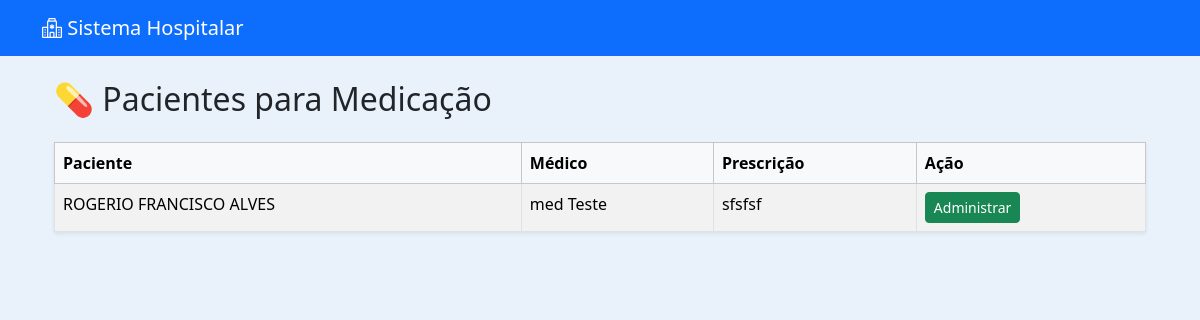
/tecnico/medicacao/ (signed in), run on an earlier commit of the app's database.
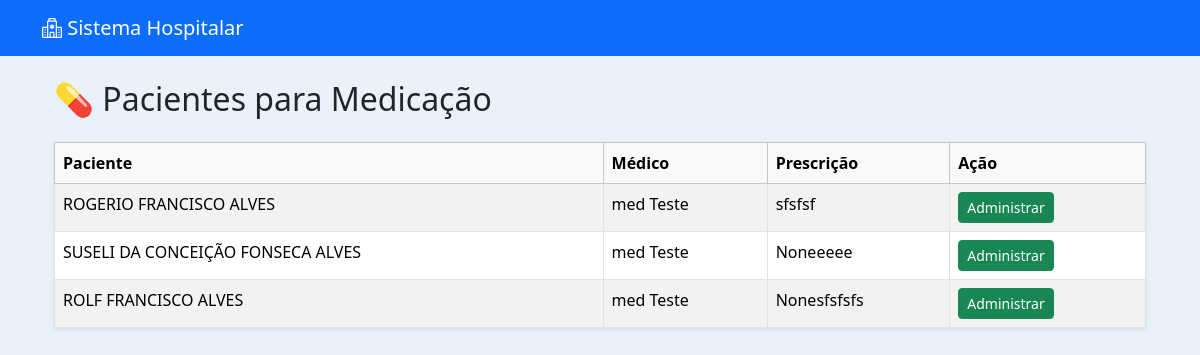
And on a later commit of the database.
### medico/models.py (models this page shows, shortened)
class Atendimento(models.Model):
    paciente = models.ForeignKey(
        Paciente,
        on_delete=models.CASCADE
    )
    medico = models.ForeignKey(
        Usuario,
        on_delete=models.SET_NULL,  # ⚠ Melhor que CASCADE
        null=True,
        related_name="atendimentos_realizados"
    )
    triagem = models.OneToOneField(
        Triagem,
        on_delete=models.CASCADE
    )
    diagnostico = models.TextField(blank=True, null=True)
    prescricao = models.TextField(blank=True, null=True)
    observacoes = models.TextField(blank=True, null=True)
    DECISAO_CHOICES = [
        ("dispensar", "Dispensar"),
        ("medicacao", "Medicação"),
        ("internacao", "Internação"),
        ("exames", "Exames"),
    ]
    decisao = models.CharField(
        max_length=20,
        choices=DECISAO_CHOICES,
        blank=True,
        null=True
    )
    medicacao_aplicada = models.BooleanField(default=False)
    tecnico_aplicou = models.ForeignKey(
        Usuario,
        on_delete=models.SET_NULL,
        null=True,
        blank=True,
        related_name="medicacoes_aplicadas"
    )
    horario_medicacao = models.DateTimeField(
        null=True,
        blank=True
    )
    data_atendimento = models.DateTimeField(auto_now_add=True)
    finalizado = models.BooleanField(default=False)

### pacientes/models.py (models this page shows, shortened)
class Paciente(models.Model):
    nome = models.CharField(max_length=100)
    nome_social = models.CharField(max_length=100, blank=True, null=True)
    nome_mae = models.CharField(max_length=100)
    nome_pai = models.CharField(max_length=100, blank=True, null=True)
    cpf = models.CharField(
        max_length=14,
        unique=True,
        validators=[
            RegexValidator(
                r'^\d{3}\.\d{3}\.\d{3}-\d{2}$',
                'CPF inválido! Use XXX.XXX.XXX-XX'
            )
        ]
    )
    data_nascimento = models.DateField()
    SEXO_BIOLOGICO_CHOICES = [
        ('M', 'Masculino'),
        ('F', 'Feminino'),
        ('I', 'Intersexo'),
    ]
    sexo_biologico = models.CharField(max_length=1, choices=SEXO_BIOLOGICO_CHOICES)
    identidade_genero = models.CharField(max_length=50)
    orientacao_sexual = models.CharField(max_length=50)
    NACIONALIDADE_CHOICES = [
        ('BRASILEIRA', 'Brasileira'),
        ('ARGENTINA', 'Argentina'),
        ('BOLIVIANA', 'Boliviana'),
        ('CHILENA', 'Chilena'),
        ('COLOMBIANA', 'Colombiana'),
        ('PARAGUAIA', 'Paraguaia'),
        ('PERUANA', 'Peruana'),
        ('URUGUAIA', 'Uruguaia'),
        ('VENEZUELANA', 'Venezuelana'),
        ('OUTRA', 'Outra'),
    ]
    nacionalidade = models.CharField(
        max_length=20,
        choices=NACIONALIDADE_CHOICES,
        default='BRASILEIRA'
    )
    naturalidade = models.CharField(max_length=100)
    RACA_COR_CHOICES = [
        ('BRANCA', 'Branca'),
        ('PRETA', 'Preta'),
        ('PARDA', 'Parda'),
        ('AMARELA', 'Amarela'),
        ('INDIGENA', 'Indígena'),
    ]
    raca_cor = models.CharField(max_length=10, choices=RACA_COR_CHOICES)
    ESTADO_CIVIL_CHOICES = [
        ('SOLTEIRO', 'Solteiro(a)'),
        ('CASADO', 'Casado(a)'),
        ('DIVORCIADO', 'Divorciado(a)'),
        ('VIUVO', 'Viúvo(a)'),
        ('UNIAO_ESTAVEL', 'União Estável'),
    ]
    estado_civil = models.CharField(max_length=20, choices=ESTADO_CIVIL_CHOICES)
    ESCOLARIDADE_CHOICES = [
        ('SEM_INSTRUCAO', 'Sem instrução'),
        ('FUNDAMENTAL_INCOMPLETO', 'Fundamental incompleto'),
        ('FUNDAMENTAL_COMPLETO', 'Fundamental completo'),
        ('MEDIO_INCOMPLETO', 'Médio incompleto'),
        ('MEDIO_COMPLETO', 'Médio completo'),
        ('SUPERIOR_INCOMPLETO', 'Superior incompleto'),
        ('SUPERIOR_COMPLETO', 'Superior completo'),
        ('POS_GRADUACAO', 'Pós-graduação'),
        ('MESTRADO', 'Mestrado'),
        ('DOUTORADO', 'Doutorado'),
    ]
    escolaridade = models.CharField(max_length=30, choices=ESCOLARIDADE_CHOICES)
    profissao = models.CharField(max_length=50)
    rg = models.CharField(max_length=20)
    orgao_emissor = models.CharField(max_length=10)
    UF_CHOICES = [
        ('AC','AC'), ('AL','AL'), ('AP','AP'), ('AM','AM'),
        ('BA','BA'), ('CE','CE'), ('DF','DF'), ('ES','ES'),
        ('GO','GO'), ('MA','MA'), ('MT','MT'), ('MS','MS'),
        ('MG','MG'), ('PA','PA'), ('PB','PB'), ('PR','PR'),
        ('PE','PE'), ('PI','PI'), ('RJ','RJ'), ('RN','RN'),
        ('RS','RS'), ('RO','RO'), ('RR','RR'), ('SC','SC'),
        ('SP','SP'), ('SE','SE'), ('TO','TO'),
    ]
    uf_rg = models.CharField(max_length=2, choices=UF_CHOICES)
    cep = models.CharField(
        max_length=9,
        validators=[
            RegexValidator(
                r'^\d{5}-\d{3}$',
                'CEP inválido! Use XXXXX-XXX'
            )
        ]
    )
    endereco = models.CharField(max_length=100)
    numero = models.CharField(max_length=10)
    complemento = models.CharField(max_length=50, blank=True, null=True)
    bairro = models.CharField(max_length=50)
    municipio = models.CharField(max_length=50)
    uf = models.CharField(max_length=2, choices=UF_CHOICES)
    ZONA_CHOICES = [
        ('URBANA', 'Urbana'),
        ('RURAL', 'Rural'),
    ]
    zona = models.CharField(max_length=6, choices=ZONA_CHOICES)
    telefone_fixo = models.CharField(
        max_length=15,
        blank=True,
        null=True,
        validators=[
            RegexValidator(
                r'^\(\d{2}\)\s\d{4}-\d{4}$',
                'Telefone inválido! Use (XX) XXXX-XXXX'
            )
        ]
    )
    celular = models.CharField(
        max_length=15,
        validators=[
            RegexValidator(
                r'^\(\d{2}\)\s\d{5}-\d{4}$',
                'Celular inválido! Use (XX) XXXXX-XXXX'
            )
        ]
    )
    whatsapp = models.BooleanField(default=False)
    email = models.EmailField(blank=True, null=True)
    cartao_sus = models.CharField(max_length=18, blank=True, null=True)
    criado_por = models.ForeignKey(
        User,
        on_delete=models.SET_NULL,
        null=True,
        blank=True,
        related_name='pacientes_criados'
    )
    data_criacao = models.DateTimeField(default=timezone.now, editable=False)
    data_atualizacao = models.DateTimeField(auto_now=True)

### usuarios/models.py (models this page shows, shortened)
class Usuario(AbstractUser):
    PERFIL_CHOICES = [
    ('administrador', 'Administrador'),
    ('medico', 'Médico'),
    ('enfermeiro', 'Enfermeiro'),
    ('tecnico', 'Técnico'),
    ('recepcao', 'Recepção'),
    ('laboratorio', 'Laboratório'),
    ('radiologia', 'Radiologia'),
    ]
    perfil = models.CharField(max_length=20, choices=PERFIL_CHOICES, default='recepcao')
    cpf = models.CharField("CPF", max_length=14, unique=True, blank=True, null=True)
    data_nascimento = models.DateField("Data de Nascimento", blank=True, null=True)
    telefone = models.CharField("Telefone", max_length=20, blank=True, null=True)
    endereco = models.CharField("Endereço", max_length=255, blank=True, null=True)
    cidade = models.CharField("Cidade", max_length=100, blank=True, null=True)
    estado = models.CharField("Estado", max_length=50, blank=True, null=True)
    cep = models.CharField("CEP", max_length=10, blank=True, null=True)
    crm = models.CharField("CRM", max_length=20, blank=True, null=True)
    coren = models.CharField("COREN", max_length=20, blank=True, null=True)

### tecnico/views.py (the view)
# urls.py: path('medicacao/', views.lista_medicacao, name='lista_medicacao'),
@login_required
def lista_medicacao(request):
    atendimentos = Atendimento.objects.filter(
        decisao="medicacao",
        medicacao_aplicada=False,
        finalizado=False
    )
    return render(request, "tecnico/lista_medicacao.html", {
        "atendimentos": atendimentos
    })

### tecnico/templates/tecnico/lista_medicacao.html (shortened to what this page needs)
{% extends 'usuarios/base.html' %}
{% block content %}
<div class="container mt-4">
    <h2 class="mb-4">💊 Pacientes para Medicação</h2>
    <div id="tabela-medicacao">
        <table class="table table-striped table-bordered shadow-sm">
            <thead class="table-light">
                <tr>
                    <th>Paciente</th>
                    <th>Médico</th>
                    <th>Prescrição</th>
                    <th>Ação</th>
                </tr>
            </thead>
            <tbody>
                {% for atendimento in atendimentos %}
                <tr>
                    <td>{{ atendimento.paciente.nome }}</td>
                    <td>
                        {% if atendimento.medico.get_full_name %}
                            {{ atendimento.medico.get_full_name }}
                        {% else %}
                            {{ atendimento.medico.username }}
                        {% endif %}
                    </td>
                    <td>{{ atendimento.prescricao|default:"-" }}</td>
                    <td>
                        <a href="{% url 'administrar_medicacao' atendimento.id %}"
                           class="btn btn-success btn-sm">
                            Administrar
                        </a>
                    </td>
                </tr>
                {% empty %}
                <tr>
                    <td colspan="4" class="text-center">Nenhuma medicação pendente.</td>
                </tr>
                {% endfor %}
            </tbody>
        </table>
    </div>
</div>
{% endblock %}

What changed in the data, as far as the page shows it:
added Atendimento: paciente.nome "SUSELI DA CONCEIÇÃO FONSECA ALVES", medico.get_full_name "med Teste", prescricao "Noneeeee"
added Atendimento: paciente.nome "ROLF FRANCISCO ALVES", medico.get_full_name "med Teste", prescricao "Nonesfsfsfs"
